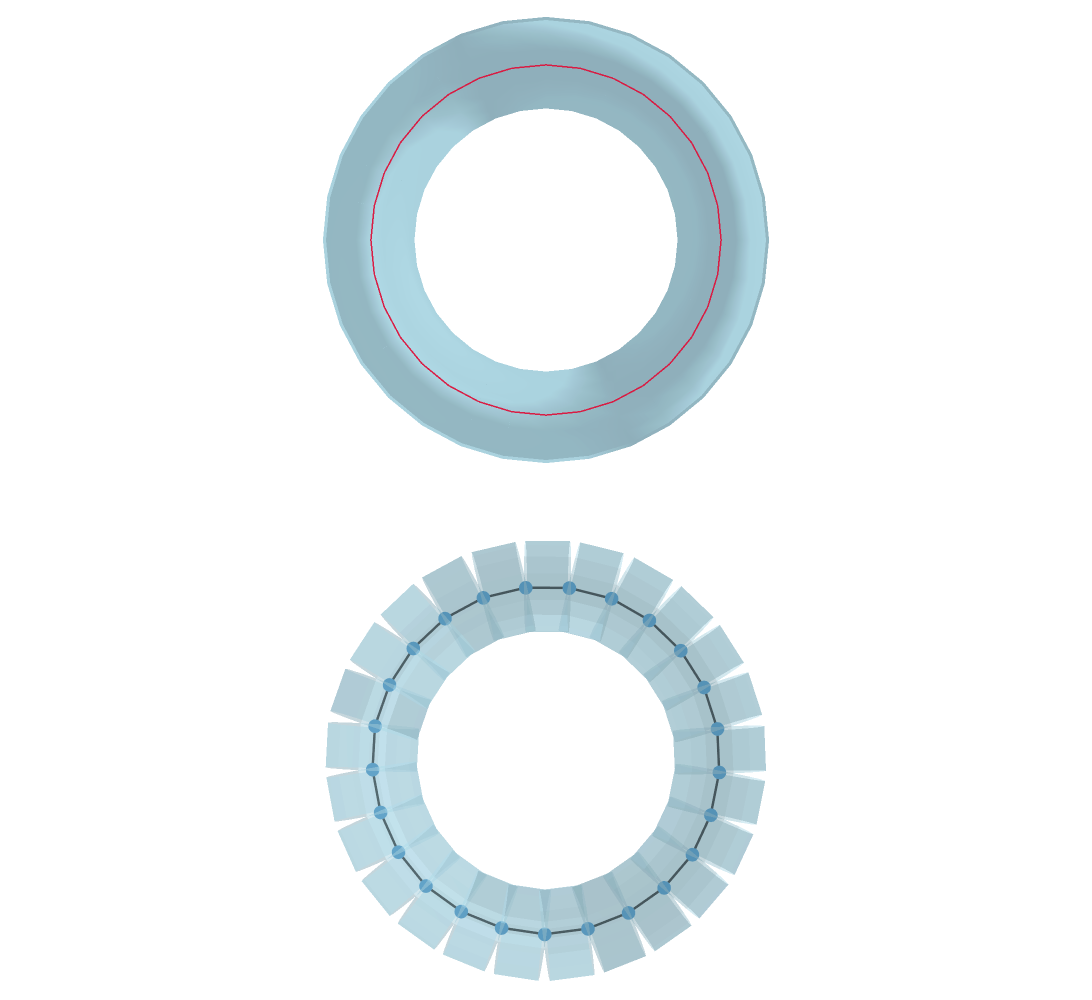

The notebook cell this image was saved under:
### Markdown cell above
## Surface-area normalization

Scale every radius by one factor so the cable surface area matches the mesh.

### Code cell
morph.scale_radii_to_match_mesh(
    mm.mesh, metric="surface_area", account_for_overlaps=False
)
fig = visualize_mesh_cable_3d(mm, skeleton, morph, show_axes=False, camera=camera, show_nodes=True, node_size=8, centroid_line_width=5)
fig.show()

validator = Validation(mm, skeleton, morph)
validator.full_validation()

### Figure 1 — Plotly figure (JSON) as saved in the notebook; plotly's stock layout.template omitted (floating-point values rounded to 4 significant figures; data arrays with more than 128 entries replaced by an {"elided": "..."} marker saying what was removed)
{"data": [{"color": "lightblue", "i": {"elided": "1024 int values"}, "j": {"elided": "1024 int values"}, "k": {"elided": "1024 int values"}, "name": "Mesh", "opacity": 0.8, "scene": "scene", "type": "mesh3d", "x": {"elided": "512 float values"}, "y": {"elided": "512 float values"}, "z": {"elided": "512 float values"}}, {"line": {"color": "crimson", "width": 3}, "mode": "lines", "name": "Skeleton 0", "opacity": 0.95, "scene": "scene", "showlegend": false, "type": "scatter3d", "x": [3.903, 3.979, null, 3.903, 3.676, null, 3.979, 3.903, null, 3.903, 3.677, null, 3.677, 3.309, null, 3.309, 2.815, null, 2.815, 2.212, null, 2.212, 1.524, null, 1.524, 0.7774, null, 0.7774, 0.001116, null, 0.001116, -0.7752, null, -0.7752, -1.522, null, -1.522, -2.21, null, -2.21, -2.813, null, -2.813, -3.308, null, -3.308, -3.676, null, -3.676, -3.903, null, -3.903, -3.979, null, -3.979, -3.903, null, -3.903, -3.677, null, -3.677, -3.309, null, -3.309, -2.815, null, -2.815, -2.212, null, -2.212, -1.524, null, -1.524, -0.7774, null, -0.7774, -0.001116, null, -0.001116, 0.7752, null, 0.7752, 1.522, null, 1.522, 2.21, null, 2.21, 2.813, null, 2.813, 3.308, null, 3.308, 3.676, null], "y": [0.00119, 0.00119, null, 0.00119, 0.00119, null, 0.00119, 0.00119, null, 0.00119, 0.00119, null, 0.00119, 0.00119, null, 0.00119, 0.00119, null, 0.00119, 0.00119, null, 0.00119, 0.00119, null, 0.00119, 0.00119, null, 0.00119, 0.00119, null, 0.00119, 0.00119, null, 0.00119, 0.00119, null, 0.00119, 0.00119, null, 0.00119, 0.00119, null, 0.00119, 0.00119, null, 0.00119, 0.00119, null, 0.00119, 0.00119, null, 0.00119, 0.00119, null, 0.00119, 0.00119, null, 0.00119, 0.00119, null, 0.00119, 0.00119, null, 0.00119, 0.00119, null, 0.00119, 0.00119, null, 0.00119, 0.00119, null, 0.00119, 0.00119, null, 0.00119, 0.00119, null, 0.00119, 0.00119, null, 0.00119, 0.00119, null, 0.00119, 0.00119, null, 0.00119, 0.00119, null, 0.00119, 0.00119, null, 0.00119, 0.00119, null], "z": [0.7774, 0.001116, null, 0.7774, 1.524, null, 0.001116, -0.7752, null, -0.7752, -1.522, null, -1.522, -2.21, null, -2.21, -2.813, null, -2.813, -3.308, null, -3.308, -3.676, null, -3.676, -3.903, null, -3.903, -3.979, null, -3.979, -3.903, null, -3.903, -3.677, null, -3.677, -3.309, null, -3.309, -2.815, null, -2.815, -2.212, null, -2.212, -1.524, null, -1.524, -0.7774, null, -0.7774, -0.001116, null, -0.001116, 0.7752, null, 0.7752, 1.522, null, 1.522, 2.21, null, 2.21, 2.813, null, 2.813, 3.308, null, 3.308, 3.676, null, 3.676, 3.903, null, 3.903, 3.979, null, 3.979, 3.903, null, 3.903, 3.677, null, 3.677, 3.309, null, 3.309, 2.815, null, 2.815, 2.212, null, 2.212, 1.524, null]}, {"color": "lightblue", "flatshading": true, "i": {"elided": "800 int values"}, "j": {"elided": "800 int values"}, "k": {"elided": "800 int values"}, "name": "frusta", "opacity": 0.5, "scene": "scene2", "type": "mesh3d", "x": {"elided": "800 float values"}, "y": {"elided": "800 float values"}, "z": {"elided": "800 float values"}}, {"line": {"color": "black", "width": 5}, "mode": "lines", "name": "centroid", "scene": "scene2", "type": "scatter3d", "x": [3.903, 3.958, null, 3.903, 3.573, null, 3.958, 3.776, null, 3.776, 3.368, null, 3.368, 2.742, null, 2.742, 1.937, null, 1.937, 1.016, null, 1.016, 0.03217, null, 0.03217, -0.9544, null, -0.9544, -1.88, null, -1.88, -2.692, null, -2.692, -3.338, null, -3.338, -3.758, null, -3.758, -3.952, null, -3.952, -3.909, null, -3.909, -3.603, null, -3.603, -3.072, null, -3.072, -2.356, null, -2.356, -1.494, null, -1.494, -0.529, null, -0.529, 0.4647, null, 0.4647, 1.432, null, 1.432, 2.306, null, 2.306, 3.031, null, 3.031, 3.573, null], "y": [0.00119, 0.00119, null, 0.00119, 0.00119, null, 0.00119, 0.00119, null, 0.00119, 0.00119, null, 0.00119, 0.00119, null, 0.00119, 0.00119, null, 0.00119, 0.00119, null, 0.00119, 0.00119, null, 0.00119, 0.00119, null, 0.00119, 0.00119, null, 0.00119, 0.00119, null, 0.00119, 0.00119, null, 0.00119, 0.00119, null, 0.00119, 0.00119, null, 0.00119, 0.00119, null, 0.00119, 0.00119, null, 0.00119, 0.00119, null, 0.00119, 0.00119, null, 0.00119, 0.00119, null, 0.00119, 0.00119, null, 0.00119, 0.00119, null, 0.00119, 0.00119, null, 0.00119, 0.00119, null, 0.00119, 0.00119, null, 0.00119, 0.00119, null], "z": [0.7774, -0.2163, null, 0.7774, 1.716, null, -0.2163, -1.193, null, -1.193, -2.1, null, -2.1, -2.872, null, -2.872, -3.455, null, -3.455, -3.83, null, -3.83, -3.976, null, -3.976, -3.849, null, -3.849, -3.486, null, -3.486, -2.914, null, -2.914, -2.157, null, -2.157, -1.255, null, -1.255, -0.2806, null, -0.2806, 0.7131, null, 0.7131, 1.659, null, 1.659, 2.499, null, 2.499, 3.189, null, 3.189, 3.685, null, 3.685, 3.927, null, 3.927, 3.934, null, 3.934, 3.704, null, 3.704, 3.23, null, 3.23, 2.549, null, 2.549, 1.716, null]}, {"marker": {"color": "#1f77b4", "size": 8}, "mode": "markers", "name": "nodes", "scene": "scene2", "type": "scatter3d", "x": [3.903, 3.958, 3.776, 3.368, 2.742, 1.937, 1.016, 0.03217, -0.9544, -1.88, -2.692, -3.338, -3.758, -3.952, -3.909, -3.603, -3.072, -2.356, -1.494, -0.529, 0.4647, 1.432, 2.306, 3.031, 3.573], "y": [0.00119, 0.00119, 0.00119, 0.00119, 0.00119, 0.00119, 0.00119, 0.00119, 0.00119, 0.00119, 0.00119, 0.00119, 0.00119, 0.00119, 0.00119, 0.00119, 0.00119, 0.00119, 0.00119, 0.00119, 0.00119, 0.00119, 0.00119, 0.00119, 0.00119], "z": [0.7774, -0.2163, -1.193, -2.1, -2.872, -3.455, -3.83, -3.976, -3.849, -3.486, -2.914, -2.157, -1.255, -0.2806, 0.7131, 1.659, 2.499, 3.189, 3.685, 3.927, 3.934, 3.704, 3.23, 2.549, 1.716]}], "layout": {"height": 1000, "margin": {"b": 0, "l": 0, "r": 0, "t": 0}, "paper_bgcolor": "white", "scene": {"aspectmode": "data", "camera": {"eye": {"x": 0, "y": 2.165, "z": -1.322e-15}, "up": {"x": -1, "y": 0, "z": -3.646e-17}}, "domain": {"x": [0, 1], "y": [0.52, 1]}, "xaxis": {"range": [-5.2, 5.2], "showbackground": false, "showgrid": false, "visible": false, "zeroline": false}, "yaxis": {"range": [-1.042, 1.044], "showbackground": false, "showgrid": false, "visible": false, "zeroline": false}, "zaxis": {"range": [-5.2, 5.2], "showbackground": false, "showgrid": false, "visible": false, "zeroline": false}}, "scene2": {"aspectmode": "data", "camera": {"eye": {"x": 0, "y": 2.165, "z": -1.322e-15}, "up": {"x": -1, "y": 0, "z": -3.646e-17}}, "domain": {"x": [0, 1], "y": [0, 0.48]}, "xaxis": {"range": [-5.2, 5.2], "showbackground": false, "showgrid": false, "visible": false, "zeroline": false}, "yaxis": {"range": [-1.042, 1.044], "showbackground": false, "showgrid": false, "visible": false, "zeroline": false}, "zaxis": {"range": [-5.2, 5.2], "showbackground": false, "showgrid": false, "visible": false, "zeroline": false}}, "showlegend": false, "width": 1100}}
